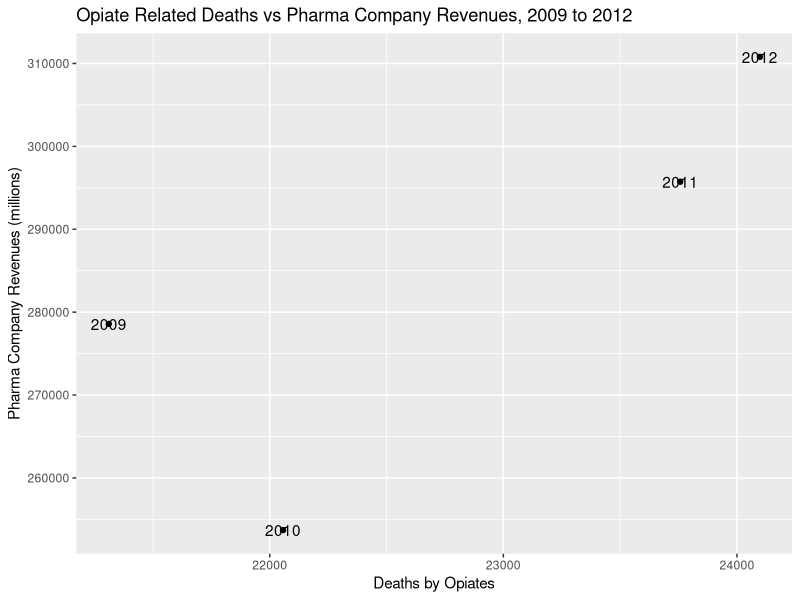

Write the R code that produced this figure.
library(tidyverse)
# ---------- cleaning ------------------
pharma_rev_data <- read.csv("data/pharma_rev_2009_2012.csv")

pharma_rev_data$Revenue_millions <- gsub(",","",pharma_rev_data$Revenue_millions)

typeof(pharma_rev_data$Revenue_millions)

pharma_rev_data$Revenue_millions =  as.numeric(pharma_rev_data$Revenue_millions)


od_data <- read.csv("data/overdose_1999_2014.csv")
od_data$Deaths = as.numeric(od_data$Deaths)

od_data<- od_data %>% drop_na(Deaths)

meep <- pharma_rev_data %>% 
  group_by(Year) %>% 
  summarize(Sum_Revenue = sum(Revenue_millions))

herm <- od_data %>% 
  group_by(Year) %>% 
  summarize(deaths_total = sum(Deaths)) %>% 
  filter(Year >= 2009, Year <= 2012)

deaths_sales <- data.frame(herm$Year, herm$deaths_total, meep$Sum_Revenue)

comp_scatter <- ggplot(data = deaths_sales, aes(x = herm.deaths_total, 
                      y = meep.Sum_Revenue)) + geom_point() + geom_text(label = deaths_sales$herm.Year) + labs(title = "Opiate Related Deaths vs Pharma Company Revenues, 2009 to 2012", x = "Deaths by Opiates", y = "Pharma Company Revenues (millions)")


  


